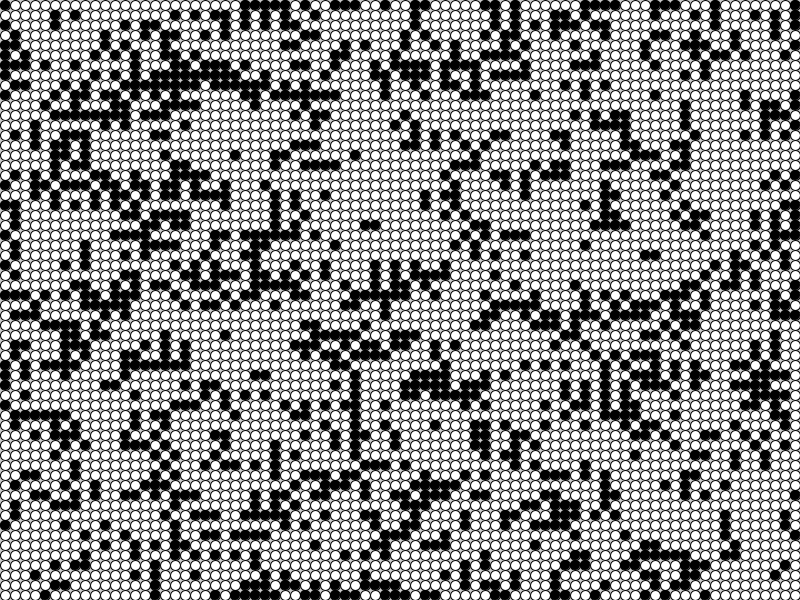
Frame 1 (no input)
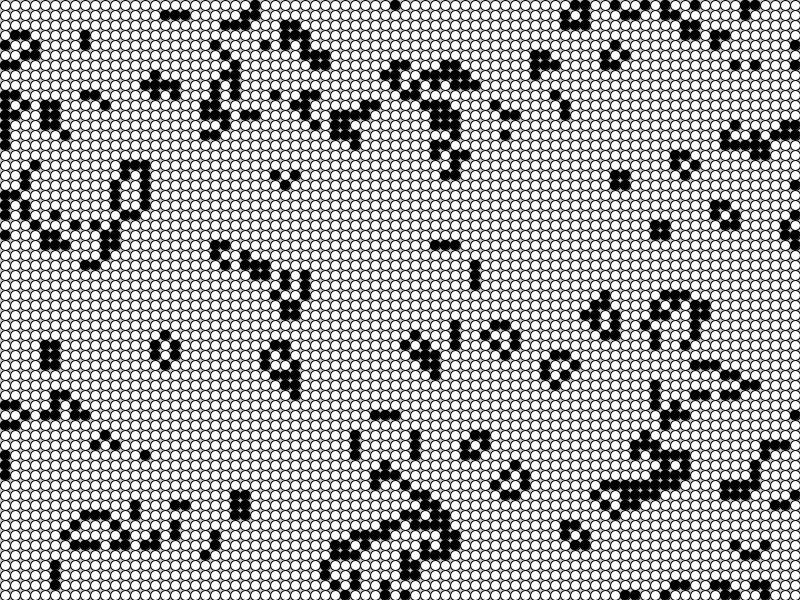
Frame 60 (the mouse pressed at the canvas centre just before this capture)
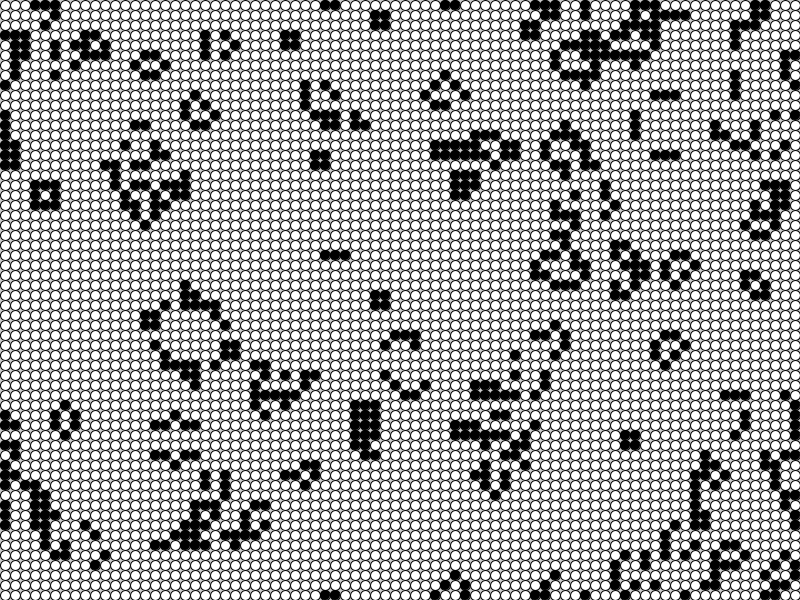
Frame 120 (the mouse held since frame 60 and released just before this capture)

The Processing sketch that drew these frames (run headless with seeded random() and noise(); from frame 60 on, the mouse is pressed at the canvas centre):

// Processing sketch: cellularAutomata
// ── cellularAutomata.pde
//Cellular Automata
//I am following "Generative Art; A practical guide using processing" by matt pearson
//http://zenbullets.com/book.php

//Author Ian Hunt-Isaak
//ianhi.github.io
//ianhuntisaak [atNOSPAM] gmail.com
//====================================================================

Cell[][] _cellArray;
int _cellSize=10;
int _numX, _numY;

void setup(){
  size(800,600);
  _numX=floor(width/_cellSize);
  _numY=floor(height/_cellSize);
  restart();
}
void restart(){
  _cellArray=new Cell[_numX][_numY];
  for(int x=0;x<_numX;x++){
    for(int y=0;y<_numY;y++){
      _cellArray[x][y] = new Cell(x,y);
    }
  }
  
  for(int x=0;x<_numX;x++){
    for(int y=0;y<_numY;y++){
      
      int above = y-1;
      int below = y+1;
      int left  = x-1;
      int right = x+1;
      
      if(above<0)      above=_numY-1;
      if(below==_numY) below =0;
      if(left<0)       left = _numX-1;
      if(right==_numX) right =0;
      
      _cellArray[x][y].addNeighbor(_cellArray[left][above]);
      _cellArray[x][y].addNeighbor(_cellArray[left][y]);
      _cellArray[x][y].addNeighbor(_cellArray[left][below]);
      _cellArray[x][y].addNeighbor(_cellArray[x][above]);
      _cellArray[x][y].addNeighbor(_cellArray[x][below]);
      _cellArray[x][y].addNeighbor(_cellArray[right][above]);
      _cellArray[x][y].addNeighbor(_cellArray[right][y]);
      _cellArray[x][y].addNeighbor(_cellArray[right][below]);
    }
  }
}
void draw(){
  background(200);
  
  for(int x=0;x<_numX;x++){
    for(int y=0;y<_numY;y++){
      _cellArray[x][y].calcNextState();
    }
  }
  
  translate(_cellSize/2,_cellSize/2);
  for(int x=0;x<_numX;x++){
    for(int y=0;y<_numY;y++){
      _cellArray[x][y].drawMe();
    }
  }
}

void mousePressed(){
  restart();
}

//=================OBJECT============================

class Cell{
  float x,y;
  boolean state;
  boolean nextState;
  Cell[] neighbors;
  
  Cell(float ex,float why){
    x=ex*_cellSize;
    y=why*_cellSize;
    
    if(random(2)>1) nextState=true;
    else nextState=false;
    
    state=nextState;
    neighbors=new Cell[0];
  }
  
  void addNeighbor(Cell cell){
    neighbors=(Cell[]) append(neighbors,cell);
  }
  void calcNextState(){
    nextState =GOL(neighbors,state);  // Game of Life rules.
    //nextState = V_Vote(neighbors,state); //Vichniac Vote Rule
  }
  void drawMe(){
    state=nextState;
    stroke(0);
    if(state) fill(0); 
    else fill(255);
    ellipse(x,y,_cellSize,_cellSize);
    //point(x,y);
  }
}
//RULES ===============================
boolean GOL(Cell[] neighbors,boolean state){
  boolean nextState;
  int aliveNeighbors=0;
    for(int n=0;n<neighbors.length;n++){
      if(neighbors[n].state) aliveNeighbors++;
    }
    if(state){
      if(aliveNeighbors==2 || aliveNeighbors==3) nextState=true;
      else nextState=false;
    } else{
      if(aliveNeighbors==3) nextState=true;
      else nextState=false;
    }
    return nextState;
}

boolean V_Vote(Cell[] neighbors,boolean state){
  boolean nextState;
  int aliveCount=0;
  
  if(state) aliveCount++;
  for(int n=0;n<neighbors.length;n++){
    if(neighbors[n].state) aliveCount++;
  }
  if(aliveCount<=4) nextState=false;
  else nextState=true;
  
  if(aliveCount==4 || aliveCount==5) nextState = !nextState;
  return nextState;
}

void keyPressed(){
  if(key=='s'){
    save("Outputs/CA-"+year()+"-"+month()+"-"+day()+"-"+hour()+"-"+minute()+"-"+second()+".png");
    save("Outputs/CA-"+year()+"-"+month()+"-"+day()+"-"+hour()+"-"+minute()+"-"+second());
  }
}
